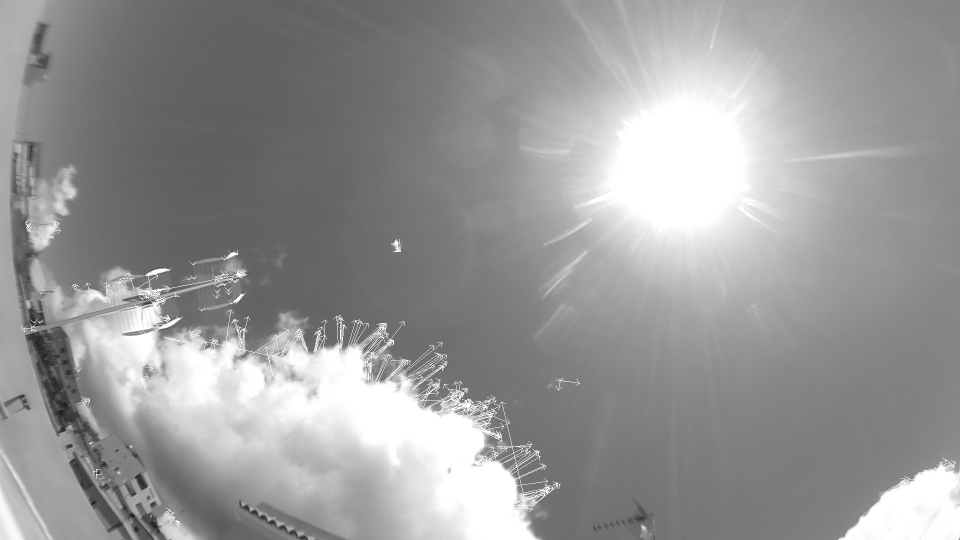
//> input picture tests/p.jpg, 1920 x 1080 px (shown at 1/2 size)
$ ./ventana ../p.jpg   (built with g++ and OpenCV 4)
//> lines starting //> are read from the running program, lines starting //| are printed output that depends on the picture
#include <iostream>
#include <opencv2/core/core.hpp>
#include <opencv2/opencv.hpp>
#include <opencv2/highgui/highgui.hpp>
#include <ctime>
#include <cstdio>
#include <cmath>
#include <cstdlib>
#include <thread>
#include <unistd.h>
#include <cstring>
#include <time.h>
#include <sstream>
#include <dirent.h>
#include <sys/stat.h>
#include <cmath>
#include <boost/program_options/options_description.hpp>
#include <boost/program_options.hpp>
#include <boost/program_options/option.hpp>
#include <algorithm>
#include <regex>


using namespace std;
using namespace cv;


int main(int argc, char const *argv[]) {
  Mat mask = Mat::ones(1024,768,CV_8UC3);
  Mat img = imread(argv[1]);
//> img is the input picture: 1080 rows x 1920 cols, CV_8UC3; min 22, max 255, mean 151.5

  Mat roi1(img, Rect(0,0,128,64));
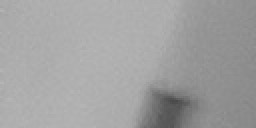
//> roi1: 64 rows x 128 cols, CV_8UC3 (shown 2 times larger); min 74, max 182, mean 161.2
  imshow("ventana1", roi1);
  Mat roi2(img, Rect(128,0,128,64));
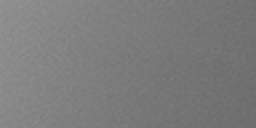
//> roi2: 64 rows x 128 cols, CV_8UC3 (shown 2 times larger); min 107, max 147, mean 123.8
  imshow("ventana2", roi2);
  Mat roi3(img, Rect(256,0,128,64));
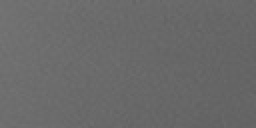
//> roi3: 64 rows x 128 cols, CV_8UC3 (shown 2 times larger); min 96, max 116, mean 105.4
  imshow("ventana3", roi3);
  Mat roi4(img, Rect(384,0,128,64));
  imshow("ventana4", roi4);
  Mat roi5(img, Rect(512,0,128,64));
  imshow("ventana5", roi5);
  Mat roi6(img, Rect(640,0,128,64));
  imshow("ventana6", roi6);
  Mat roi7(img, Rect(768,0,128,64));
  imshow("ventana7", roi7);
  Mat roi8(img, Rect(896,0,128,64));
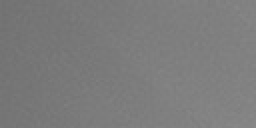
//> roi8: 64 rows x 128 cols, CV_8UC3 (shown 2 times larger); min 112, max 136, mean 123.7
  imshow("ventana8", roi8);


  waitKey(0);
  return 0;
}
